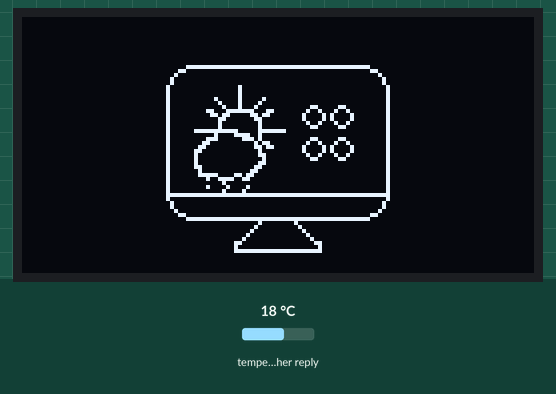
Simulated run of this sketch. Board: ESP32. On the bench: 128×64 one-colour display. Inputs (shaded band) come from the test bench; at power-on: temperature in the weather reply 18 °C. WiFi joins after 1.5 s; servers stay silent unless stated; the local clock reads 2024-03-15 10:24:30 at power-on unless the sketch sets it; web services answer with replies made up by the test bench; what the sketch prints to the serial monitor is not drawn.

Above: at 0.1 s.
At 0.6 s:
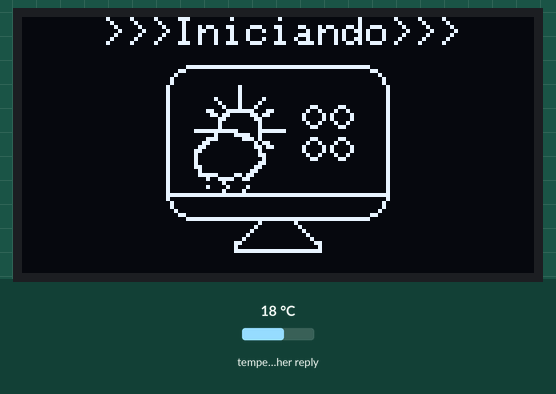
At 3.5 s:
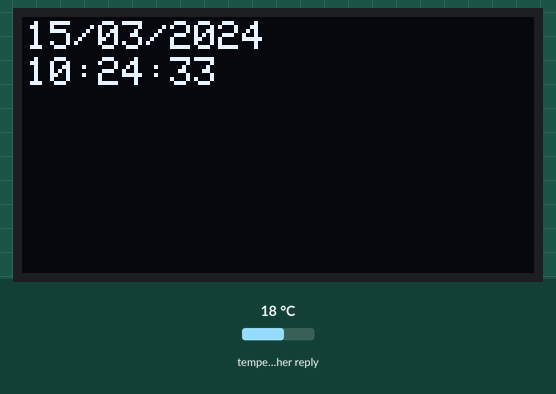
At 11.9 s:
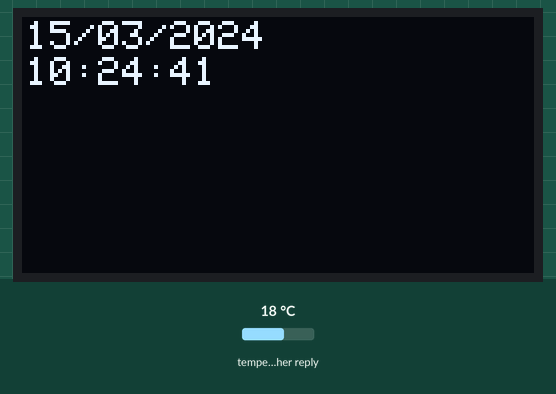
At 20.3 s:
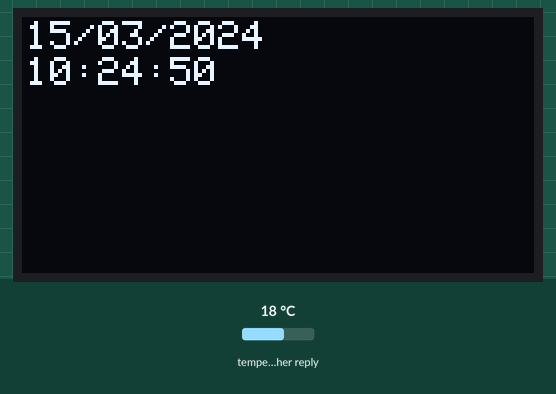
At 38.2 s:
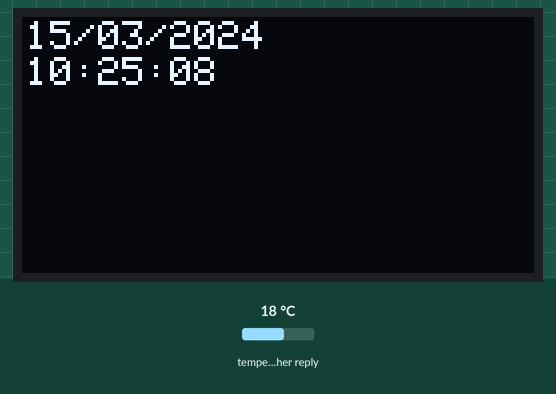

Measured:
- what the display in image 1 shows lasts 2.8 s, from 0.6 s to 3.4 s
- what the display in image 2 shows lasts 1.0 s, from 3.4 s to 4.4 s

The sketch:

NTP_Display_GetData.ino.ino
```cpp
#include <SPI.h>
#include <Wire.h>
#include <Adafruit_GFX.h>
#include <Adafruit_SSD1306.h>
#include <WiFi.h>
#include <time.h>
//#include <ArduinoJson.h>
#include <Arduino_JSON.h>
#include <WiFiClientSecure.h>
#include <HTTPClient.h>
#include <Arduino.h>

#define NTP_SERVER     "time.cloudflare.com"
#define UTC_OFFSET     -10800
#define UTC_OFFSET_DST 0

#define SCREEN_WIDTH 128 // OLED display width, in pixels
#define SCREEN_HEIGHT 64 // OLED display height, in pixels

// Declaration for an SSD1306 display connected to I2C (SDA, SCL pins)
#define OLED_RESET     -1 // Reset pin # (or -1 if sharing Arduino reset pin)
Adafruit_SSD1306 display(SCREEN_WIDTH, SCREEN_HEIGHT, &Wire, OLED_RESET);

const char* ssid = "wifiName";  // Enter SSID here
const char* password = "wifiPass";  //Enter Password here

// 'clima', 128x64px
const unsigned char EstacaoClima [] PROGMEM = {
  0x00, 0x00, 0x00, 0x00, 0x00, 0x00, 0x00, 0x00, 0x00, 0x00, 0x00, 0x00, 0x00, 0x00, 0x00, 0x00,
  0x00, 0x00, 0x00, 0x00, 0x00, 0x00, 0x00, 0x00, 0x00, 0x00, 0x00, 0x00, 0x00, 0x00, 0x00, 0x00,
  0x00, 0x00, 0x00, 0x00, 0x00, 0x00, 0x00, 0x00, 0x00, 0x00, 0x00, 0x00, 0x00, 0x00, 0x00, 0x00,
  0x00, 0x00, 0x00, 0x00, 0x00, 0x00, 0x00, 0x00, 0x00, 0x00, 0x00, 0x00, 0x00, 0x00, 0x00, 0x00,
  0x00, 0x00, 0x00, 0x00, 0x00, 0x00, 0x00, 0x00, 0x00, 0x00, 0x00, 0x00, 0x00, 0x00, 0x00, 0x00,
  0x00, 0x00, 0x00, 0x00, 0x00, 0x00, 0x00, 0x00, 0x00, 0x00, 0x00, 0x00, 0x00, 0x00, 0x00, 0x00,
  0x00, 0x00, 0x00, 0x00, 0x00, 0x00, 0x00, 0x00, 0x00, 0x00, 0x00, 0x00, 0x00, 0x00, 0x00, 0x00,
  0x00, 0x00, 0x00, 0x00, 0x00, 0x00, 0x00, 0x00, 0x00, 0x00, 0x00, 0x00, 0x00, 0x00, 0x00, 0x00,
  0x00, 0x00, 0x00, 0x00, 0x00, 0x00, 0x00, 0x00, 0x00, 0x00, 0x00, 0x00, 0x00, 0x00, 0x00, 0x00,
  0x00, 0x00, 0x00, 0x00, 0x00, 0x00, 0x00, 0x00, 0x00, 0x00, 0x00, 0x00, 0x00, 0x00, 0x00, 0x00,
  0x00, 0x00, 0x00, 0x00, 0x00, 0x00, 0x00, 0x00, 0x00, 0x00, 0x00, 0x00, 0x00, 0x00, 0x00, 0x00,
  0x00, 0x00, 0x00, 0x00, 0x00, 0x00, 0x00, 0x00, 0x00, 0x00, 0x00, 0x00, 0x00, 0x00, 0x00, 0x00,
  0x00, 0x00, 0x00, 0x00, 0x00, 0x7f, 0xff, 0xff, 0xff, 0xff, 0xfe, 0x00, 0x00, 0x00, 0x00, 0x00,
  0x00, 0x00, 0x00, 0x00, 0x01, 0x80, 0x00, 0x00, 0x00, 0x00, 0x01, 0x80, 0x00, 0x00, 0x00, 0x00,
  0x00, 0x00, 0x00, 0x00, 0x02, 0x00, 0x00, 0x00, 0x00, 0x00, 0x00, 0x40, 0x00, 0x00, 0x00, 0x00,
  0x00, 0x00, 0x00, 0x00, 0x04, 0x00, 0x00, 0x00, 0x00, 0x00, 0x00, 0x20, 0x00, 0x00, 0x00, 0x00,
  0x00, 0x00, 0x00, 0x00, 0x04, 0x00, 0x00, 0x00, 0x00, 0x00, 0x00, 0x20, 0x00, 0x00, 0x00, 0x00,
  0x00, 0x00, 0x00, 0x00, 0x08, 0x00, 0x02, 0x00, 0x00, 0x00, 0x00, 0x10, 0x00, 0x00, 0x00, 0x00,
  0x00, 0x00, 0x00, 0x00, 0x08, 0x00, 0x02, 0x00, 0x00, 0x00, 0x00, 0x10, 0x00, 0x00, 0x00, 0x00,
  0x00, 0x00, 0x00, 0x00, 0x08, 0x00, 0x02, 0x00, 0x00, 0x00, 0x00, 0x10, 0x00, 0x00, 0x00, 0x00,
  0x00, 0x00, 0x00, 0x00, 0x08, 0x00, 0x82, 0x08, 0x00, 0x00, 0x00, 0x10, 0x00, 0x00, 0x00, 0x00,
  0x00, 0x00, 0x00, 0x00, 0x08, 0x00, 0x42, 0x10, 0x00, 0x00, 0x00, 0x10, 0x00, 0x00, 0x00, 0x00,
  0x00, 0x00, 0x00, 0x00, 0x08, 0x00, 0x22, 0x20, 0x00, 0xc1, 0x80, 0x10, 0x00, 0x00, 0x00, 0x00,
  0x00, 0x00, 0x00, 0x00, 0x08, 0x03, 0x1f, 0xc6, 0x01, 0x22, 0x40, 0x10, 0x00, 0x00, 0x00, 0x00,
  0x00, 0x00, 0x00, 0x00, 0x08, 0x01, 0xb0, 0x6c, 0x02, 0x14, 0x20, 0x10, 0x00, 0x00, 0x00, 0x00,
  0x00, 0x00, 0x00, 0x00, 0x08, 0x00, 0x60, 0x30, 0x02, 0x14, 0x20, 0x10, 0x00, 0x00, 0x00, 0x00,
  0x00, 0x00, 0x00, 0x00, 0x08, 0x00, 0x40, 0x10, 0x01, 0x22, 0x40, 0x10, 0x00, 0x00, 0x00, 0x00,
  0x00, 0x00, 0x00, 0x00, 0x08, 0x00, 0x40, 0x10, 0x00, 0xc1, 0x80, 0x10, 0x00, 0x00, 0x00, 0x00,
  0x00, 0x00, 0x00, 0x00, 0x08, 0x1f, 0xfc, 0x1f, 0xc0, 0x00, 0x00, 0x10, 0x00, 0x00, 0x00, 0x00,
  0x00, 0x00, 0x00, 0x00, 0x08, 0x00, 0x87, 0x90, 0x00, 0x00, 0x00, 0x10, 0x00, 0x00, 0x00, 0x00,
  0x00, 0x00, 0x00, 0x00, 0x08, 0x03, 0x81, 0xd0, 0x00, 0xc1, 0x80, 0x10, 0x00, 0x00, 0x00, 0x00,
  0x00, 0x00, 0x00, 0x00, 0x08, 0x06, 0x00, 0x2c, 0x01, 0x22, 0x40, 0x10, 0x00, 0x00, 0x00, 0x00,
  0x00, 0x00, 0x00, 0x00, 0x08, 0x0c, 0x00, 0x36, 0x02, 0x14, 0x20, 0x10, 0x00, 0x00, 0x00, 0x00,
  0x00, 0x00, 0x00, 0x00, 0x08, 0x18, 0x00, 0x10, 0x02, 0x14, 0x20, 0x10, 0x00, 0x00, 0x00, 0x00,
  0x00, 0x00, 0x00, 0x00, 0x08, 0x10, 0x00, 0x18, 0x01, 0x22, 0x40, 0x10, 0x00, 0x00, 0x00, 0x00,
  0x00, 0x00, 0x00, 0x00, 0x08, 0x10, 0x00, 0x08, 0x00, 0xc1, 0x80, 0x10, 0x00, 0x00, 0x00, 0x00,
  0x00, 0x00, 0x00, 0x00, 0x08, 0x10, 0x00, 0x18, 0x00, 0x00, 0x00, 0x10, 0x00, 0x00, 0x00, 0x00,
  0x00, 0x00, 0x00, 0x00, 0x08, 0x18, 0x00, 0x30, 0x00, 0x00, 0x00, 0x10, 0x00, 0x00, 0x00, 0x00,
  0x00, 0x00, 0x00, 0x00, 0x08, 0x08, 0x00, 0x60, 0x00, 0x00, 0x00, 0x10, 0x00, 0x00, 0x00, 0x00,
  0x00, 0x00, 0x00, 0x00, 0x08, 0x0f, 0x86, 0xc0, 0x00, 0x00, 0x00, 0x10, 0x00, 0x00, 0x00, 0x00,
  0x00, 0x00, 0x00, 0x00, 0x08, 0x02, 0x79, 0x80, 0x00, 0x00, 0x00, 0x10, 0x00, 0x00, 0x00, 0x00,
  0x00, 0x00, 0x00, 0x00, 0x08, 0x00, 0x20, 0x00, 0x00, 0x00, 0x00, 0x10, 0x00, 0x00, 0x00, 0x00,
  0x00, 0x00, 0x00, 0x00, 0x08, 0x02, 0x10, 0x80, 0x00, 0x00, 0x00, 0x10, 0x00, 0x00, 0x00, 0x00,
  0x00, 0x00, 0x00, 0x00, 0x08, 0x00, 0x21, 0x00, 0x00, 0x00, 0x00, 0x10, 0x00, 0x00, 0x00, 0x00,
  0x00, 0x00, 0x00, 0x00, 0x0f, 0xff, 0xff, 0xff, 0xff, 0xff, 0xff, 0xf0, 0x00, 0x00, 0x00, 0x00,
  0x00, 0x00, 0x00, 0x00, 0x08, 0x00, 0x00, 0x00, 0x00, 0x00, 0x00, 0x10, 0x00, 0x00, 0x00, 0x00,
  0x00, 0x00, 0x00, 0x00, 0x04, 0x00, 0x00, 0x00, 0x00, 0x00, 0x00, 0x20, 0x00, 0x00, 0x00, 0x00,
  0x00, 0x00, 0x00, 0x00, 0x04, 0x00, 0x00, 0x00, 0x00, 0x00, 0x00, 0x20, 0x00, 0x00, 0x00, 0x00,
  0x00, 0x00, 0x00, 0x00, 0x02, 0x00, 0x00, 0x00, 0x00, 0x00, 0x00, 0x40, 0x00, 0x00, 0x00, 0x00,
  0x00, 0x00, 0x00, 0x00, 0x01, 0x80, 0x00, 0x00, 0x00, 0x00, 0x01, 0x80, 0x00, 0x00, 0x00, 0x00,
  0x00, 0x00, 0x00, 0x00, 0x00, 0x7f, 0xff, 0xff, 0xff, 0xff, 0xfe, 0x00, 0x00, 0x00, 0x00, 0x00,
  0x00, 0x00, 0x00, 0x00, 0x00, 0x00, 0x00, 0x10, 0x08, 0x00, 0x00, 0x00, 0x00, 0x00, 0x00, 0x00,
  0x00, 0x00, 0x00, 0x00, 0x00, 0x00, 0x00, 0x20, 0x04, 0x00, 0x00, 0x00, 0x00, 0x00, 0x00, 0x00,
  0x00, 0x00, 0x00, 0x00, 0x00, 0x00, 0x00, 0x40, 0x02, 0x00, 0x00, 0x00, 0x00, 0x00, 0x00, 0x00,
  0x00, 0x00, 0x00, 0x00, 0x00, 0x00, 0x00, 0x80, 0x01, 0x00, 0x00, 0x00, 0x00, 0x00, 0x00, 0x00,
  0x00, 0x00, 0x00, 0x00, 0x00, 0x00, 0x01, 0x00, 0x00, 0x80, 0x00, 0x00, 0x00, 0x00, 0x00, 0x00,
  0x00, 0x00, 0x00, 0x00, 0x00, 0x00, 0x06, 0x00, 0x00, 0x60, 0x00, 0x00, 0x00, 0x00, 0x00, 0x00,
  0x00, 0x00, 0x00, 0x00, 0x00, 0x00, 0x04, 0x00, 0x00, 0x20, 0x00, 0x00, 0x00, 0x00, 0x00, 0x00,
  0x00, 0x00, 0x00, 0x00, 0x00, 0x00, 0x07, 0xff, 0xff, 0xe0, 0x00, 0x00, 0x00, 0x00, 0x00, 0x00,
  0x00, 0x00, 0x00, 0x00, 0x00, 0x00, 0x00, 0x00, 0x00, 0x00, 0x00, 0x00, 0x00, 0x00, 0x00, 0x00,
  0x00, 0x00, 0x00, 0x00, 0x00, 0x00, 0x00, 0x00, 0x00, 0x00, 0x00, 0x00, 0x00, 0x00, 0x00, 0x00,
  0x00, 0x00, 0x00, 0x00, 0x00, 0x00, 0x00, 0x00, 0x00, 0x00, 0x00, 0x00, 0x00, 0x00, 0x00, 0x00,
  0x00, 0x00, 0x00, 0x00, 0x00, 0x00, 0x00, 0x00, 0x00, 0x00, 0x00, 0x00, 0x00, 0x00, 0x00, 0x00,
  0x00, 0x00, 0x00, 0x00, 0x00, 0x00, 0x00, 0x00, 0x00, 0x00, 0x00, 0x00, 0x00, 0x00, 0x00, 0x00
};

String openWeatherMapApiKey = "apiKey";
String lat = "-25.4";
String lon = "-49.2";

// THE DEFAULT TIMER IS SET TO 10 SECONDS FOR TESTING PURPOSES
// For a final application, check the API call limits per hour/minute to avoid getting blocked/banned
unsigned long lastTime = 0;
// Timer set to 10 minutes (600000)
//unsigned long timerDelay = 600000;
// Set timer to 10 seconds (10000)
unsigned long timerDelay = 10000;

String jsonBuffer;


void printLocalTime() {
  struct tm timeinfo;
  if (!getLocalTime(&timeinfo)) {
    display.setCursor(10, 10);
    display.println("Connection Err");
    display.display();
    return;
  }

  display.setCursor(1, 1);
  display.println(&timeinfo, "%d/%m/%Y");
  display.display();

  display.setCursor(1, 10);
  display.println(&timeinfo, "%H:%M:%S");
  display.display();
}


//WiFiClientSecure client;
void capturaClima(){
// Send an HTTP GET request
//  if ((millis() - lastTime) > timerDelay) {
    // Check WiFi connection status
    if(WiFi.status()== WL_CONNECTED){
      String serverPath = "http://api.openweathermap.org/data/2.5/weather?lat=" + lat + "&lon=" + lon + "&APPID=" + openWeatherMapApiKey + "&units=metric&lang=pt_br";

      jsonBuffer = httpGETRequest(serverPath.c_str());
      Serial.println(jsonBuffer);
      JSONVar myObject = JSON.parse(jsonBuffer);

      // JSON.typeof(jsonVar) can be used to get the type of the var
      if (JSON.typeof(myObject) == "undefined") {
        Serial.println("Parsing input failed!");
        return;
      }

    //  Serial.print("JSON object = ");
      Serial.println(myObject);
      Serial.print("Temperatura Atual: ");
      Serial.println(myObject["main"]["temp"]);
      Serial.print("Pressão Atmosférica: ");
      Serial.println(myObject["main"]["pressure"]);
      Serial.print("Umidade: ");
      Serial.println(myObject["main"]["humidity"]);
      Serial.print("Velocidade do vento: ");
      Serial.println(myObject["wind"]["speed"]);
    }
    else {
      Serial.println("WiFi Disconnected");
    }
    lastTime = millis();
  }


String httpGETRequest(const char* serverName) {
  WiFiClient client;
  HTTPClient http;

  // Your Domain name with URL path or IP address with path
  http.begin(client, serverName);

  // Send HTTP POST request
  int httpResponseCode = http.GET();

  String payload = "{}";

  if (httpResponseCode>0) {
    Serial.print("HTTP Response code: ");
    Serial.println(httpResponseCode);
    payload = http.getString();
  }
  else {
    Serial.print("Error code: ");
    Serial.println(httpResponseCode);
  }
  // Free resources
  http.end();

  return payload;
}


void setup() {
  int tries = 0;
  Serial.begin(115200);
  // SSD1306_SWITCHCAPVCC = generate display voltage from 3.3V internally
  if(!display.begin(SSD1306_SWITCHCAPVCC, 0x3C)) {
    Serial.println(F("SSD1306 allocation failed"));
    for(;;); // Don't proceed, loop forever
  }
  // Clear the buffer
  display.clearDisplay();
  splashScreen();

Serial.println("Iniciando");
  WiFi.begin(ssid, password);;
  Serial.println("Conectando");
  while (WiFi.status() != WL_CONNECTED) {

    delay(500);
    tries++;
    Serial.println(String("Tentativa de conexão: ") +tries);
  }

  Serial.println("");
  Serial.println("WiFi conectado!");
  Serial.print("IP: ");
  Serial.println(WiFi.localIP());

  configTime(UTC_OFFSET, UTC_OFFSET_DST, NTP_SERVER);

  capturaClima();
}


void loop() {
  display.clearDisplay();
  printLocalTime();
  delay(1000);
}


void splashScreen(void){
  display.clearDisplay();
  display.drawBitmap(0, 0, EstacaoClima, 128, 64, WHITE); // display.drawBitmap(x position, y position, bitmap data, bitmap width, bitmap height, color)
  display.display();
  delay(500);

  display.setTextSize(1);
  display.setTextColor(WHITE);
  display.setCursor (20, 0);
  display.println(F(">>>Iniciando>>>"));
  display.display();
  delay(1000);
}
```
